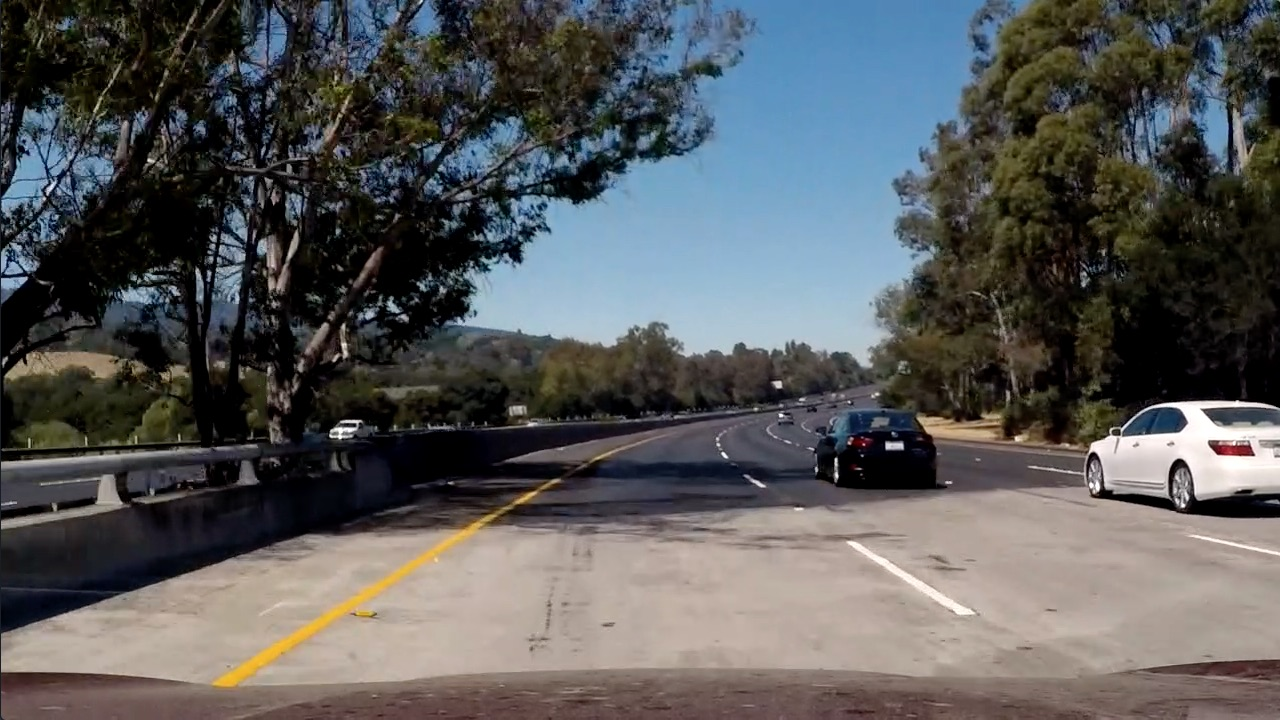
#> input picture test_images/test5.jpg, 1280 x 720 px
$ python thresh_sobel_mag.py   (older library calls are emulated)
#> lines starting #> are read from the running program, lines starting #| are printed output that depends on the picture; after the words box and inside, x2 and y2 are one past the last pixel; in counts of white or black regions, pixels touching at a corner belong together
### lanelines.py
import os
import cv2
import numpy as np

NOMINAL_LANE_WIDTH = 3.7  # meters
NOMINAL_DASH_LENGTH = 3.0 # meters
RECT_LANE_WIDTH = 614     # pixels in rectified image
RECT_DASH_LENGTH = 75     # pixels in rectified image
PIXEL_SIZE_X = NOMINAL_LANE_WIDTH / RECT_LANE_WIDTH
PIXEL_SIZE_Y = NOMINAL_DASH_LENGTH / RECT_DASH_LENGTH

LANE_WIDTH_TOL = 1.5      # meters
PARALLEL_LINES_TOL = 1.0  # meters


class LaneDetectionPipeline:
    '''
    Callable class for lane detection pipeline:
      - removes camera distortion from input image
      - detects left & right lane-lines in image
      - overlays image with lane-line graphics
      - annotates image with measured radius-of-curvature
      - annotates image with vehicle offset from lane center
    '''
    # [128 lines left out: functions __init__, __call__, _detect_lane, _draw_lane_overlay, _annotate_metrics, _vehicle_offset and 1 more, not called in this run]


class CameraCal:
    # [97 lines left out: functions __init__, calibrate_from_chessboard, undistort_image, not called in this run]


class PerspectiveTransform:
    def __init__(self, src_quad, dst_quad):
        self._forward_transform = cv2.getPerspectiveTransform(src_quad, dst_quad)
        self._backward_transform = cv2.getPerspectiveTransform(dst_quad, src_quad)

    # [19 lines left out: functions warp_image, unwarp_image, warp_points, not called in this run]

    def warp_point(self, x, y):
        return self.warp_points(np.float32(x), np.float32(y))

    # [5 lines left out: function unwarp_points, not called in this run]

    def unwarp_point(self, x, y):
        return self.unwarp_points(np.float32(x), np.float32(y))

    # [6 lines left out: function make_top_down, not called in this run]


class Lane:
    # [205 lines left out: functions __init__, _detect_lane_lines_from_scratch, _detect_lane_lines_with_prior, is_valid, position, radius_of_curvature and 2 more, not called in this run]


class LaneLine:
    # [8 lines left out: function __init__, not called in this run]

    def lane_pixels(self):
        return self._xpix, self._ypix

    def contour(self, yvals):
        return np.polyval(self._coeffs_pix, yvals)

    # [32 lines left out: functions position, radius_of_curvature, sobel_xy, scharr_xy, polar_gradient, not called in this run]

def image_gradient(gray, kernel_size=3):
    scale = 1.0 / 2.0**(kernel_size*2 - 4)
    sobel_x = cv2.Sobel(gray, cv2.CV_64F, 1, 0, ksize=kernel_size, scale=scale)
    sobel_y = cv2.Sobel(gray, cv2.CV_64F, 0, 1, ksize=kernel_size, scale=scale)
    return cv2.cartToPolar(sobel_x, sobel_y, angleInDegrees=True)

# [57 lines left out: functions thresh_yellow, thresh_white, thresh_lane_edges, thresh_lane_lines, not called in this run]

# def detect_lanes(binary_warped):
    # # Assuming you have created a warped binary image called "binary_warped"
    # # Take a histogram of the bottom half of the image
    # histogram = np.sum(binary_warped[binary_warped.shape[0]//2:,:], axis=0)
    # # # Create an output image to draw on and  visualize the result
    # # out_img = np.dstack((binary_warped, binary_warped, binary_warped))*255
    # # Find the peak of the left and right halves of the histogram
    # # These will be the starting point for the left and right lines
    # midpoint = np.int(histogram.shape[0]/2)
    # leftx_base = np.argmax(histogram[:midpoint])
    # rightx_base = np.argmax(histogram[midpoint:]) + midpoint

    # # Choose the number of sliding windows
    # nwindows = 9
    # # Set height of windows
    # window_height = np.int(binary_warped.shape[0]/nwindows)
    # # Identify the x and y positions of all nonzero pixels in the image
    # nonzero = binary_warped.nonzero()
    # nonzeroy = np.array(nonzero[0])
    # nonzerox = np.array(nonzero[1])
    # # Current positions to be updated for each window
    # leftx_current = leftx_base
    # rightx_current = rightx_base
    # # Set the width of the windows +/- margin
    # margin = 100
    # # Set minimum number of pixels found to recenter window
    # minpix = 50
    # # Create empty lists to receive left and right lane pixel indices
    # left_lane_inds = []
    # right_lane_inds = []

    # # Step through the windows one by one
    # for window in range(nwindows):
        # # Identify window boundaries in x and y (and right and left)
        # win_y_low = binary_warped.shape[0] - (window+1)*window_height
        # win_y_high = binary_warped.shape[0] - window*window_height
        # win_xleft_low = leftx_current - margin
        # win_xleft_high = leftx_current + margin
        # win_xright_low = rightx_current - margin
        # win_xright_high = rightx_current + margin
        # # # Draw the windows on the visualization image
        # # cv2.rectangle(
            # # out_img,
            # # (win_xleft_low,win_y_low),
            # # (win_xleft_high,win_y_high),
            # # color=(0,255,0),
            # # thickness=2)
        # # cv2.rectangle(
            # # out_img,
            # # (win_xright_low,win_y_low),
            # # (win_xright_high,win_y_high),
            # # color=(0,255,0),
            # # thickness=2)
        # # Identify the nonzero pixels in x and y within the window
        # good_left_inds = ((nonzeroy >= win_y_low) & (nonzeroy < win_y_high) &
        # (nonzerox >= win_xleft_low) &  (nonzerox < win_xleft_high)).nonzero()[0]
        # good_right_inds = ((nonzeroy >= win_y_low) & (nonzeroy < win_y_high) &
        # (nonzerox >= win_xright_low) &  (nonzerox < win_xright_high)).nonzero()[0]
        # # Append these indices to the lists
        # left_lane_inds.append(good_left_inds)
        # right_lane_inds.append(good_right_inds)
        # # If you found > minpix pixels, recenter next window on their mean position
        # if len(good_left_inds) > minpix:
            # leftx_current = np.int(np.mean(nonzerox[good_left_inds]))
        # if len(good_right_inds) > minpix:
            # rightx_current = np.int(np.mean(nonzerox[good_right_inds]))

    # # Concatenate the arrays of indices
    # left_lane_inds = np.concatenate(left_lane_inds)
    # right_lane_inds = np.concatenate(right_lane_inds)

    # # Extract left and right line pixel positions
    # leftx = nonzerox[left_lane_inds]
    # lefty = nonzeroy[left_lane_inds]
    # rightx = nonzerox[right_lane_inds]
    # righty = nonzeroy[right_lane_inds]

    # return leftx, lefty, rightx, righty

    # # # Fit a second order polynomial to each
    # # left_fit = np.polyfit(lefty, leftx, 2)
    # # right_fit = np.polyfit(righty, rightx, 2)

    # # # Generate x and y values for plotting
    # # ploty = np.linspace(0, binary_warped.shape[0]-1, binary_warped.shape[0] )
    # # left_fitx = left_fit[0]*ploty**2 + left_fit[1]*ploty + left_fit[2]
    # # right_fitx = right_fit[0]*ploty**2 + right_fit[1]*ploty + right_fit[2]

    # # out_img[nonzeroy[left_lane_inds], nonzerox[left_lane_inds]] = [255, 0, 0]
    # # out_img[nonzeroy[right_lane_inds], nonzerox[right_lane_inds]] = [0, 0, 255]
    # # out_img[np.round(ploty), np.round(left_fitx)] = [255, 255, 0]
    # # out_img[np.round(ploty), np.round(right_fitx)] = [255, 255, 0]
    # # return out_img


### thresh_sobel_mag.py
import cv2
import numpy as np
import lanelines as LL
#optional argument
def nothing(x):
    pass

cv2.namedWindow('image', flags=cv2.WINDOW_NORMAL)
cv2.createTrackbar('Thr', 'image', 25, 50, nothing)
cv2.createTrackbar('Krn', 'image', 5, 10, nothing)

while(1):
    frame = cv2.imread('./test_images/test5.jpg')
#> frame is the input picture: shape (720, 1280, 3); mean B, G, R 89.8, 89.3, 88.5
    gray = cv2.cvtColor(frame, cv2.COLOR_BGR2GRAY)

    t = cv2.getTrackbarPos('Thr', 'image')
    k = cv2.getTrackbarPos('Krn', 'image') *2 + 3

    grad_mag, grad_dir = LL.image_gradient(gray, kernel_size=k)
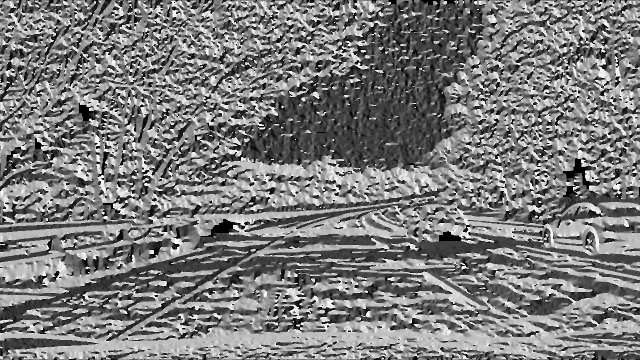
#> grad_dir: shape (720, 1280) float64 (shown at 1/2 size); min 0, max 360, mean 174.8; drawn with min black and max white

    #apply the range on a mask
    mask_mag = cv2.inRange(grad_mag, t, 255)
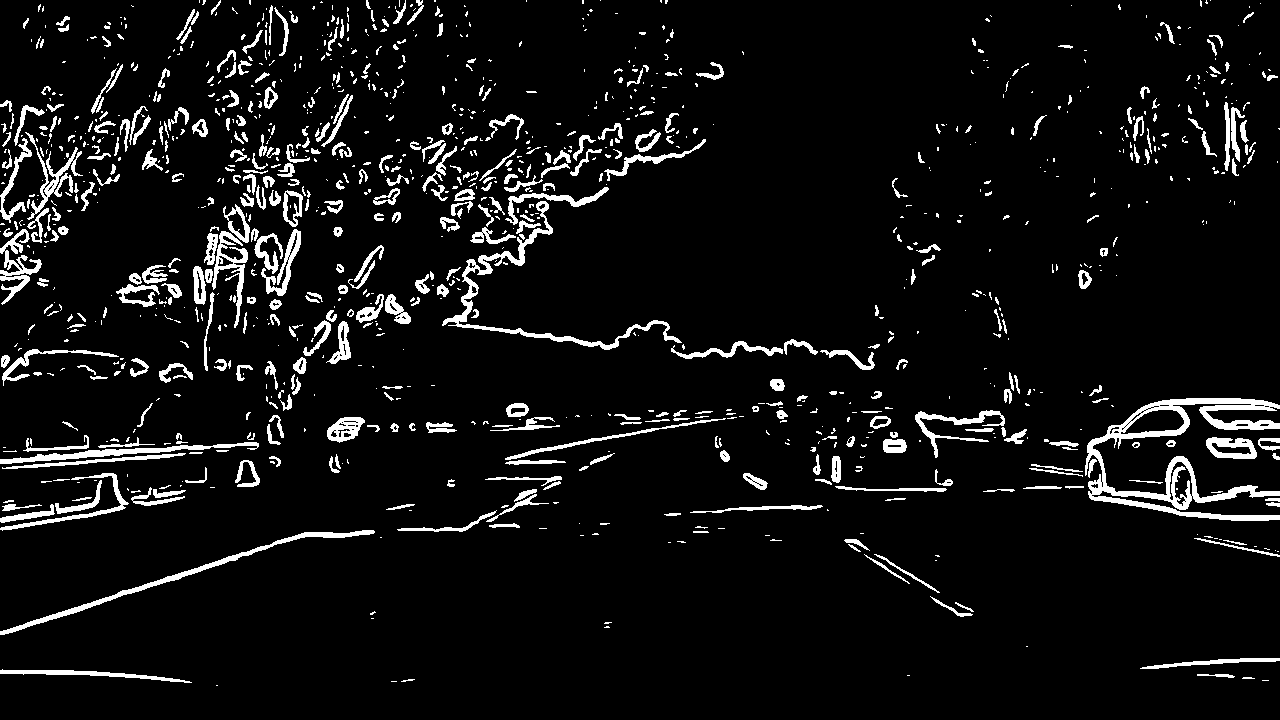
#> mask_mag: shape (720, 1280); 6.7% white; 1141 white regions (700 under 20 px), largest, box (x1, y1, x2, y2) and area: (1085, 398, 1280, 521) 6086, (442, 201, 682, 350) 2439, (0, 530, 375, 635) 1865
    mask_dir1 = cv2.inRange(grad_dir, 80, 100)
#> mask_dir1: shape (720, 1280); 11.4% white; 7257 white regions (6376 under 20 px), largest, box (x1, y1, x2, y2) and area: (650, 207, 877, 322) 5670, (836, 480, 993, 520) 2644, (634, 497, 856, 525) 2261
    mask_dir2 = cv2.inRange(grad_dir, 260, 280)
#> mask_dir2: shape (720, 1280); 10.3% white; 7141 white regions (6374 under 20 px), largest, box (x1, y1, x2, y2) and area: (52, 647, 1083, 718) 14178, (405, 419, 660, 441) 1664, (1196, 465, 1280, 508) 1532
    mask_dir = cv2.bitwise_not(cv2.bitwise_or(mask_dir1, mask_dir2))
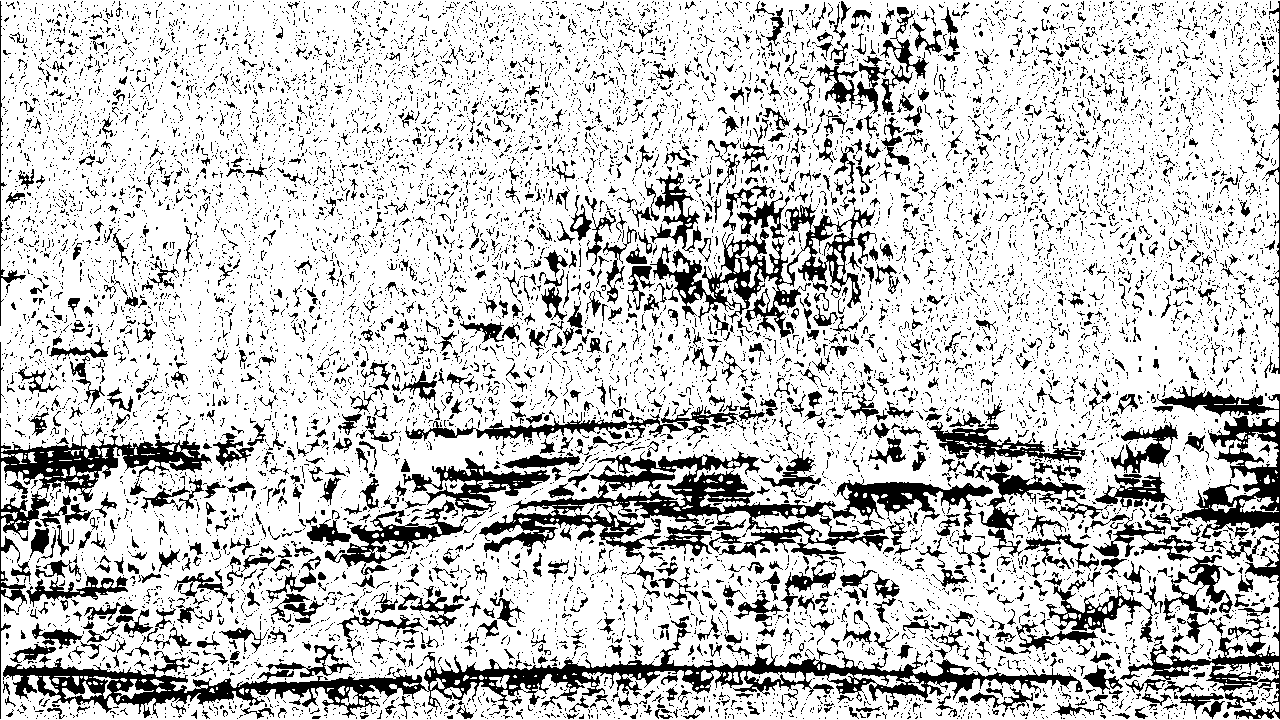
#> mask_dir: shape (720, 1280); 78.3% white; 12636 black regions (11404 under 20 px), largest, box (x1, y1, x2, y2) and area: (3, 616, 1083, 718) 18696, (479, 451, 993, 564) 15567, (1120, 386, 1280, 719) 10044
    mask = cv2.bitwise_and(mask_mag, mask_dir)
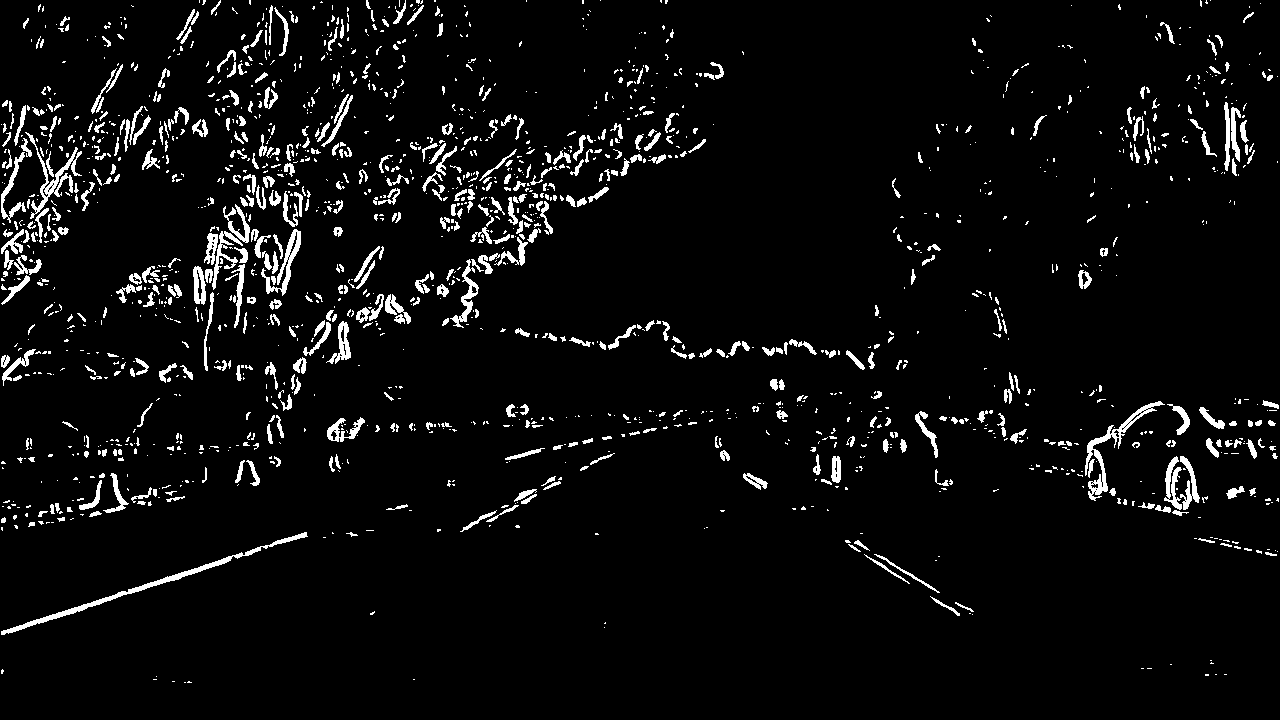
#> mask: shape (720, 1280); 4.9% white; 1719 white regions (1180 under 20 px), largest, box (x1, y1, x2, y2) and area: (1, 532, 308, 635) 1466, (1085, 401, 1165, 501) 1072, (25, 132, 82, 219) 825
    # res = cv2.bitwise_and(frame,frame, mask =mask)

    cv2.imshow('image', mask)

    k = cv2.waitKey(5) & 0xFF
#> (key Esc is pressed here)
    if k == 27:
        break


cv2.destroyAllWindows()

$ run again, with test_images/test1.jpg copied over test_images/test5.jpg
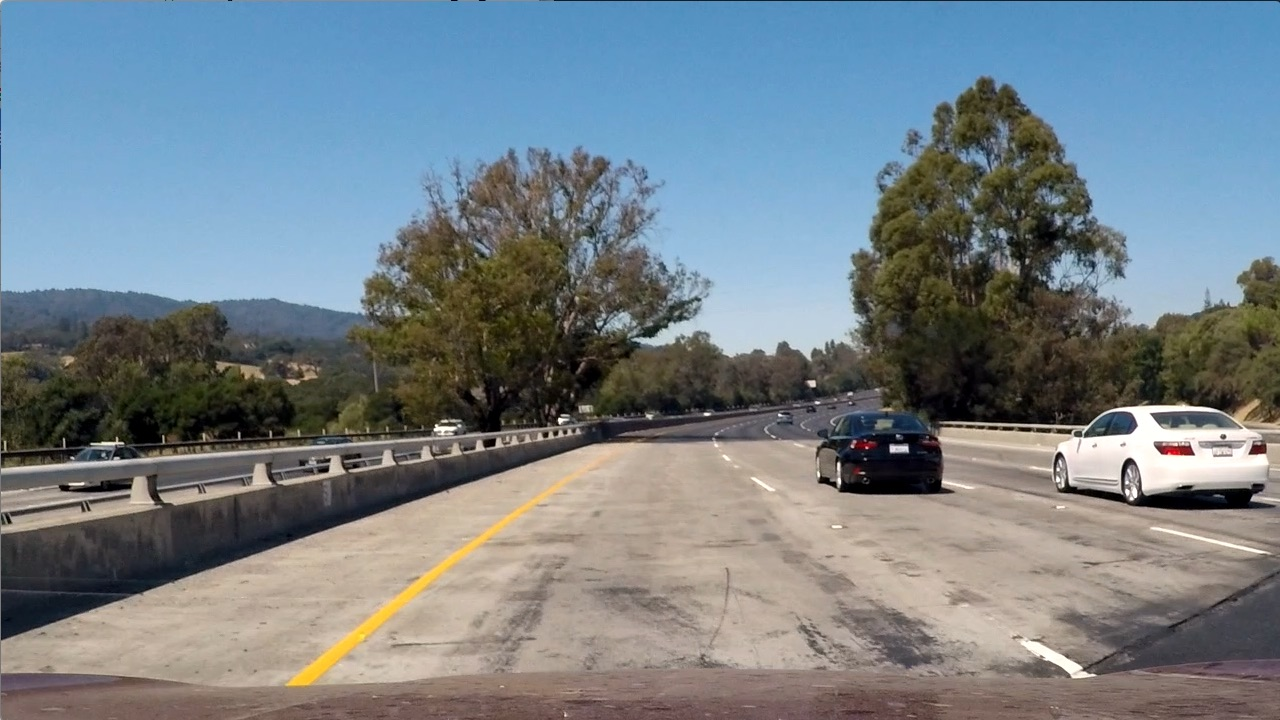
#> input picture test_images/test1.jpg, 1280 x 720 px
#> frame is the input picture: shape (720, 1280, 3); mean B, G, R 135.5, 128.7, 117.5
#> `mask_mag = cv2.inRange(grad_mag, t, 255)`:
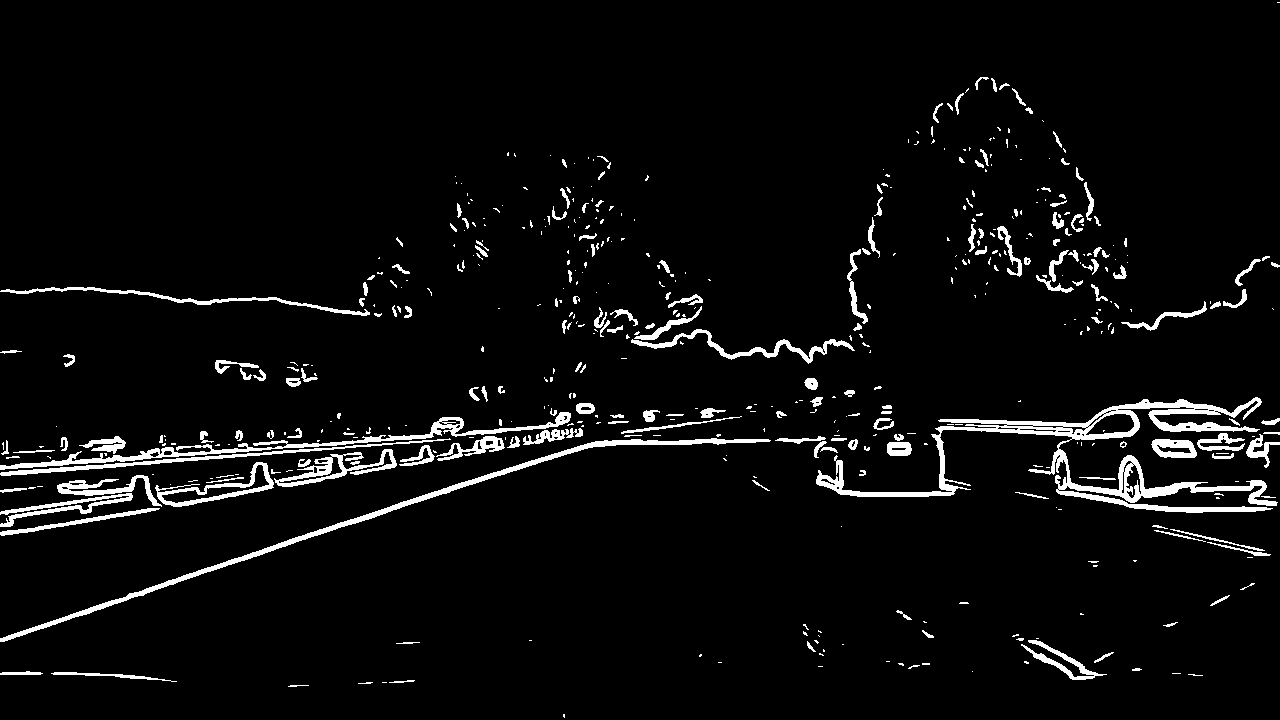
#> mask_mag: shape (720, 1280); 4.6% white; 503 white regions (311 under 20 px), largest, box (x1, y1, x2, y2) and area: (816, 397, 1278, 513) 9163, (0, 438, 771, 642) 3927, (0, 412, 571, 470) 3028
#> mask_dir1: shape (720, 1280); 13.2% white; 9568 white regions (8321 under 20 px), largest, box (x1, y1, x2, y2) and area: (556, 1, 1276, 18) 3471, (722, 218, 809, 302) 1689, (1130, 501, 1280, 523) 1243
#> mask_dir2: shape (720, 1280); 9.2% white; 7441 white regions (6597 under 20 px), largest, box (x1, y1, x2, y2) and area: (1151, 462, 1266, 502) 1964, (287, 672, 420, 707) 1644, (158, 676, 288, 705) 1241
#> mask_dir: shape (720, 1280); 77.6% white; 14836 black regions (13172 under 20 px), largest, box (x1, y1, x2, y2) and area: (0, 1, 456, 719) 15199, (1081, 1, 1280, 719) 9005, (939, 410, 1088, 482) 3771
#> `mask = cv2.bitwise_and(mask_mag, mask_dir)`:
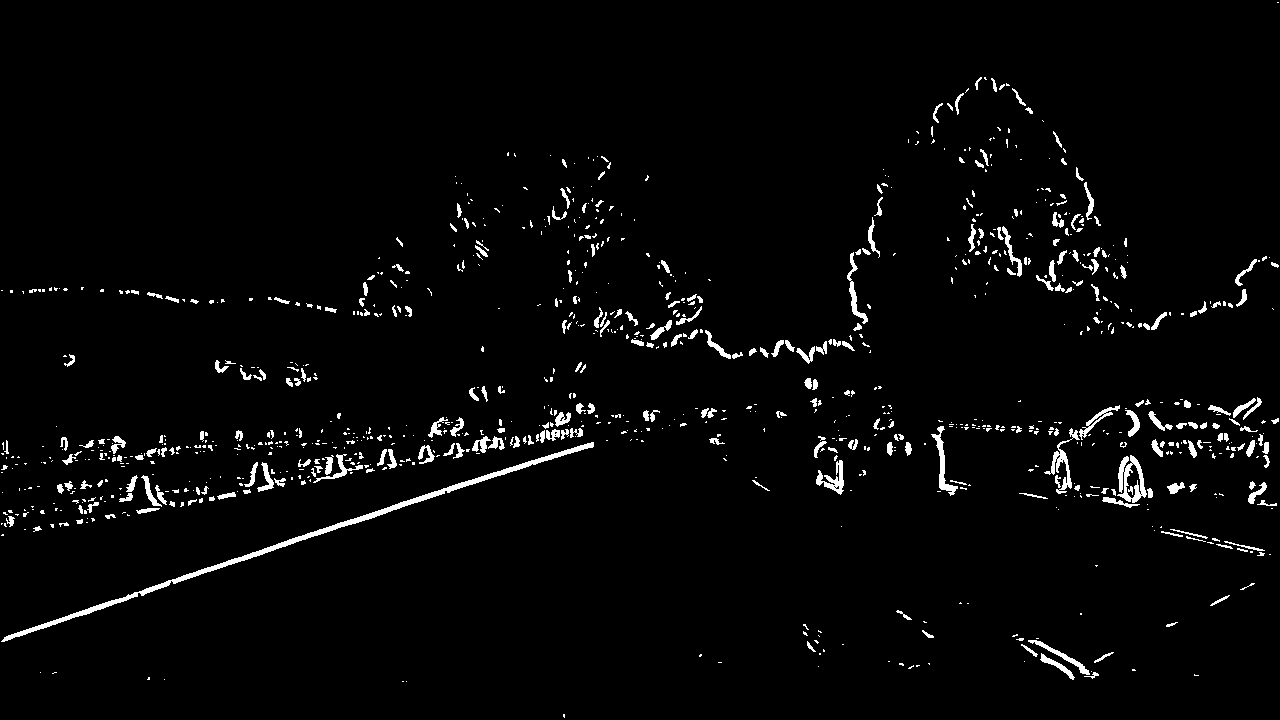
#> mask: shape (720, 1280); 2.7% white; 1008 white regions (714 under 20 px), largest, box (x1, y1, x2, y2) and area: (1, 442, 594, 642) 3071, (1117, 455, 1147, 503) 670, (1044, 428, 1080, 494) 497
